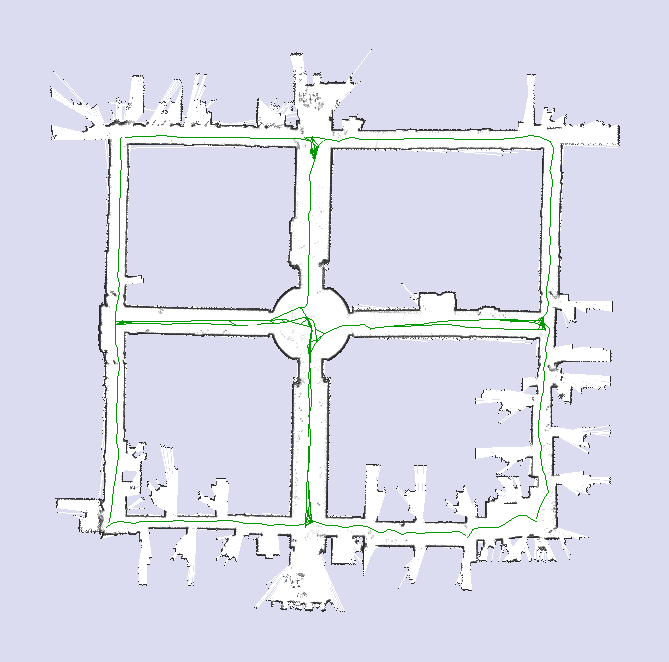
#> input picture aces_relations.png, 669 x 662 px
$ jupyter execute --allow-errors Code.ipynb
#> lines starting #> are read from the running program, lines starting #| are printed output that depends on the picture; after the words box and inside, x2 and y2 are one past the last pixel; in counts of white or black regions, pixels touching at a corner belong together
[cell 1]
import cv2
import numpy as np
import matplotlib.pyplot as plt
def preprocess_map(image_path, output_path):
#> called with image_path = 'aces_relations.png', output_path = 'processed_map.png'
    image = cv2.imread(image_path)
#> image is the input picture: shape (662, 669, 3); mean B, G, R 236.1, 221.5, 220.3
    hsv = cv2.cvtColor(image, cv2.COLOR_BGR2HSV)
#> hsv: shape (662, 669, 3); mean H, S, V 94.9, 18.4, 237.2
    lower_green, upper_green = np.array([35, 50, 50]), np.array([90, 255, 255])
    mask = cv2.inRange(hsv, lower_green, upper_green)
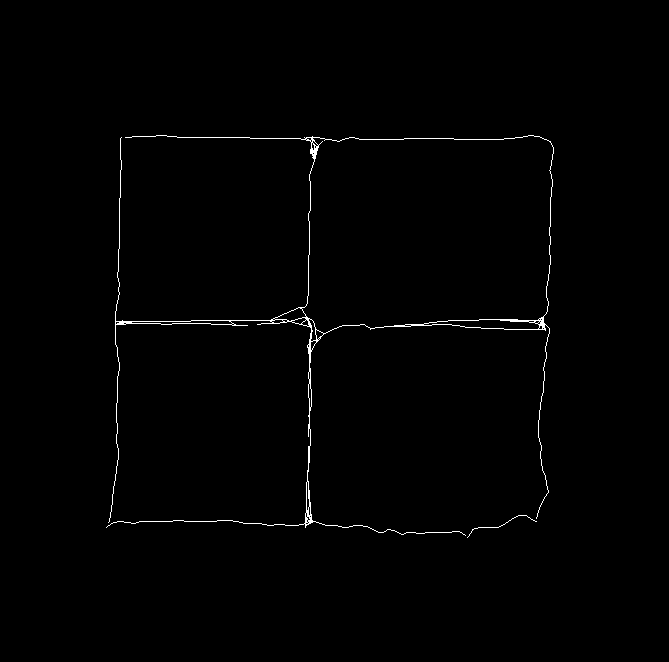
#> mask: shape (662, 669); 0.75% white in thin lines or dots, all inside (x1, y1, x2, y2) = (106, 135, 554, 538)
    image[mask > 0] = [255, 255, 255]
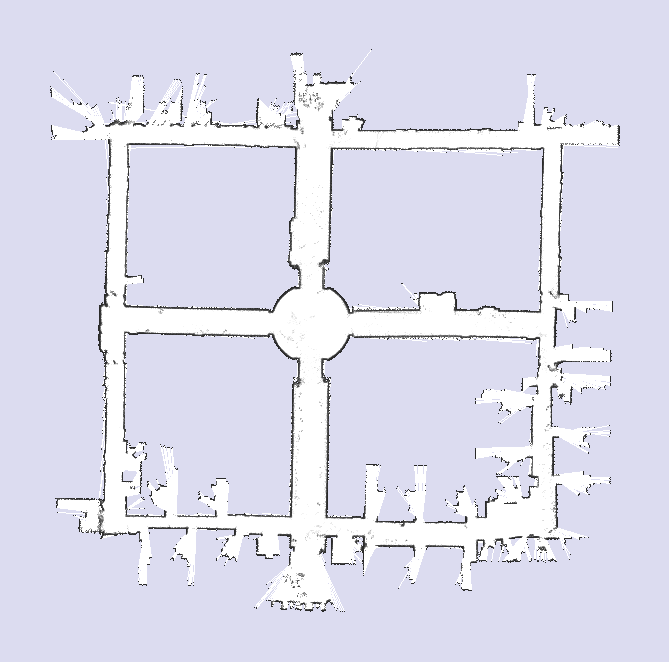
#> image: shape (662, 669, 3); 0.75% of pixels changed, all inside (x1, y1, x2, y2) = (106, 135, 554, 538)
    cv2.imwrite(output_path, image)
preprocess_map("aces_relations.png", "processed_map.png")
map_image = cv2.imread("processed_map.png", cv2.IMREAD_GRAYSCALE)
#> map_image: shape (662, 669); min 42, max 255, mean 223.8
_, binary_map = cv2.threshold(map_image, 200, 255, cv2.THRESH_BINARY)
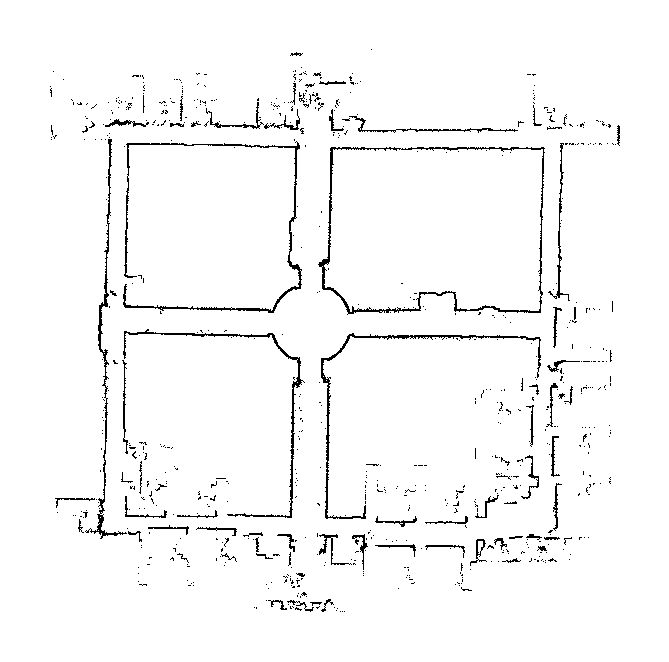
#> binary_map: shape (662, 669); 97% white; black in thin lines or dots, all inside (x1, y1, x2, y2) = (50, 49, 620, 612)
plt.imshow(binary_map, cmap="gray")
plt.title("Binary Map")
plt.show()

[cell 2]
def precompute_likelihood_fields(map_image):
    _, binary_map = cv2.threshold(map_image, 200, 255, cv2.THRESH_BINARY)
    binary_map = (binary_map == 0).astype(np.uint8)
    distance = cv2.distanceTransform(binary_map, cv2.DIST_L2, 5)
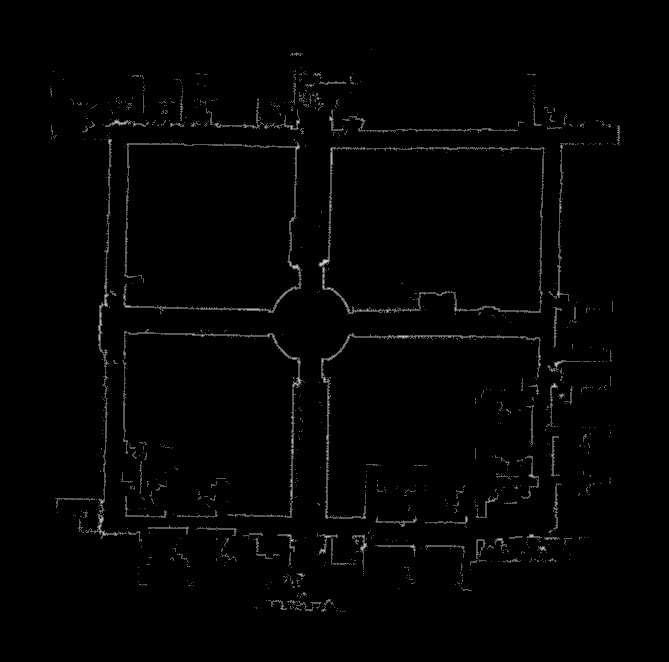
#> distance: shape (662, 669) float32; min 0, max 2.8, mean 0.0313; drawn with min black and max white
    max_dist = np.max(distance)
#> max_dist = 2.8
    likelihood_fields = np.exp(-distance / (max_dist * 0.2 + 1e-6))
    plt.imshow(likelihood_fields, cmap="hot")
    plt.colorbar()
    plt.title("Likelihood Field Heatmap")
    plt.show()
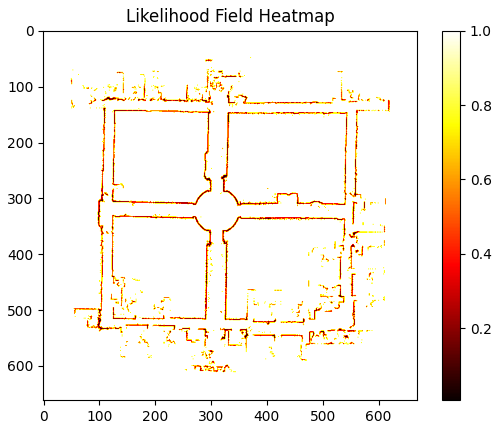
#> figure drawn by matplotlib, 2 panels
    return likelihood_fields
likelihood_fields = precompute_likelihood_fields(map_image)
